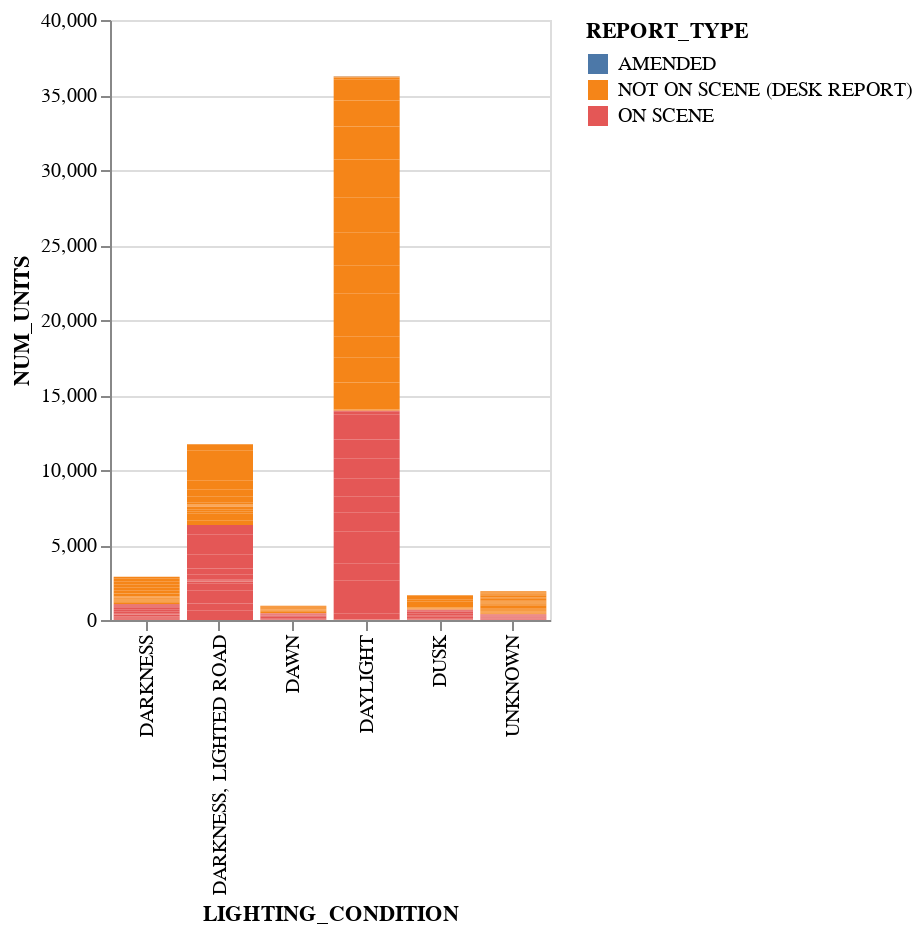

Notebook source saved alongside this figure:
### Code cell
alt.Chart(report1).mark_bar().encode(
    x="LIGHTING_CONDITION",
    y="NUM_UNITS",
    color="REPORT_TYPE"
).properties(width=220)

### Figure 1 — Vega-Lite specification as saved in the notebook (floating-point values rounded to 4 significant figures; data arrays with more than 128 entries replaced by an {"elided": "..."} marker saying what was removed)
{"config": {"view": {"continuousWidth": 400, "continuousHeight": 300}}, "data": {"name": "data-1073021d61d500af59f64e0f70a29060"}, "mark": "bar", "encoding": {"color": {"type": "nominal", "field": "REPORT_TYPE"}, "x": {"type": "nominal", "field": "LIGHTING_CONDITION"}, "y": {"type": "quantitative", "field": "NUM_UNITS"}}, "width": 220, "$schema": "https://vega.github.io/schema/vega-lite/v4.8.1.json", "datasets": {"data-1073021d61d500af59f64e0f70a29060": {"elided": "291 records"}}}
